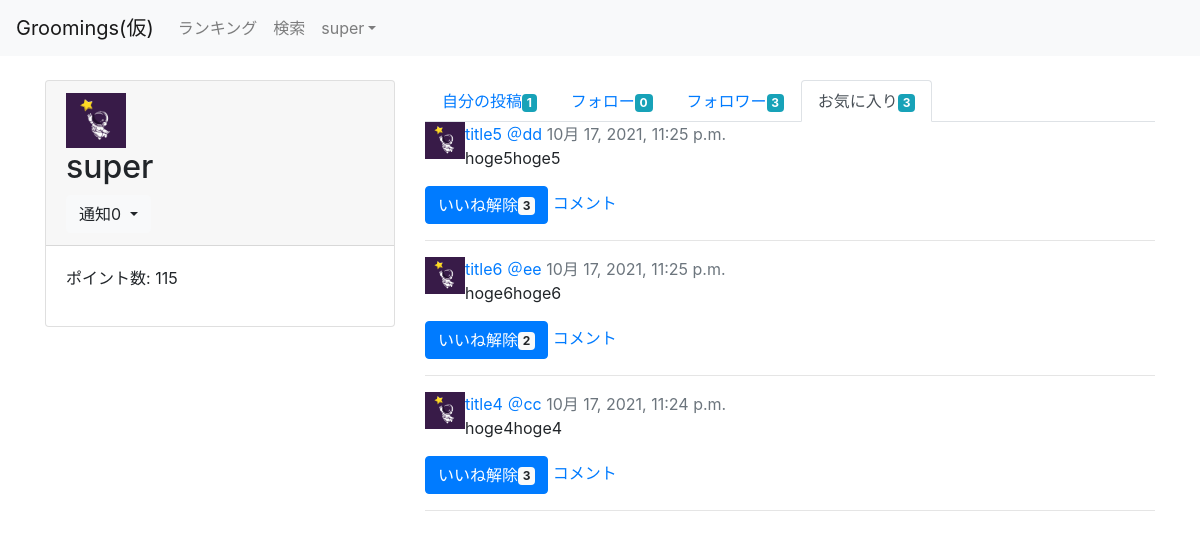
Before: /user/1/favo (signed in) with the older database file.
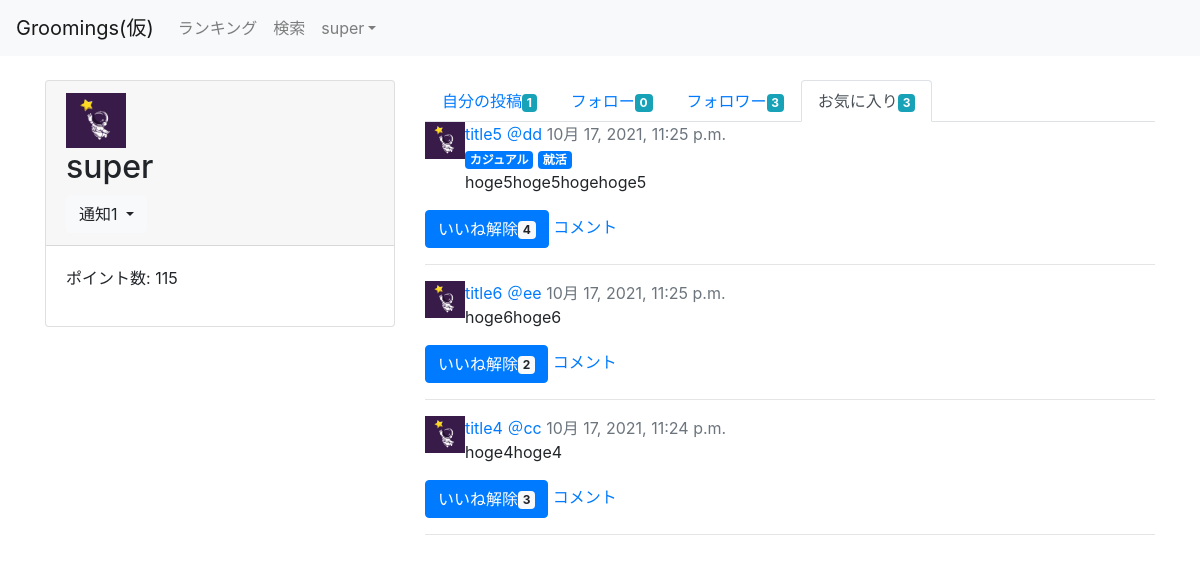
After: the same page with the newer database file.
### groomings/models.py (models this page shows, shortened)
class Date(models.Model):
    created_at = models.DateTimeField(default=now)
    class Meta:
        abstract = True

class Post(Date):
    title = models.CharField(max_length=30)
    image1 = models.FileField(upload_to='post_image/', null=True, blank=True)
    image2 = models.FileField(upload_to='post_image/', null=True, blank=True)
    image3 = models.FileField(upload_to='post_image/', null=True, blank=True)
    text = models.TextField()
    user = models.ForeignKey(
        'User', on_delete=models.CASCADE, related_name="user_post"
    )
    favorite = models.ManyToManyField(User, related_name="user_favo_post")
    category = models.CharField(max_length=15, default='カテゴリーなし')
    class Meta:
        db_table = 'post'

class User(AbstractBaseUser, PermissionsMixin):
    username = models.CharField(max_length=150)
    email = models.EmailField(max_length=255, unique=True)
    image = models.FileField(upload_to='user_image/', null=True, blank=True)
    point = models.IntegerField(default=50, validators=[MinValueValidator(0)])
    follow = models.ManyToManyField(
        'self', blank=True, symmetrical=False, related_name="follower"
    )
    is_active = models.BooleanField(default=True)
    is_staff = models.BooleanField(default=False) # 管理画面にログインできるかどうか
    USERNAME_FIELD = 'email' # このテーブルのレコードを一意に識別
    REQUIRED_FIELDS = ['username'] # スーパーユーザー作成時に入力する(emailとパスワードは必須だからそれ以外で)
    objects = UserManager()
    class Meta:
        db_table = 'user'

class Tag(models.Model):
    name = models.CharField(max_length=20, unique=True)
    post = models.ManyToManyField('Post', related_name="having_tags")
    class Meta:
        db_table = 'tag'

### groomings/views.py (the view)
# urls.py: path(r'user/<int:user_id>/favo', views.user_favo, name='user_favo'), # ユーザーのお気に入り投稿ページ
@login_required
def user_favo(request, user_id):
    user = User.objects.get(pk=user_id)
    my_follows = request.user.follow.all()
    favo_posts = user.user_favo_post.all()
    notifys = Notify.objects.filter(user=request.user).order_by('-created_at')
    return render(request, 'groomings/user_favo.html', context={"page_owner": user, "my_follows": my_follows, 'favo_posts': favo_posts, "notifys": notifys})

### groomings/templatetags/tag_event.py (called while the page is built)
@register.filter(name="count_favo")
def count_favo(post):
    return post.favorite.all().count()

@register.filter(name="count_follow")
def count_follow(user):
    return user.follow.all().count()

@register.filter(name="count_follower")
def count_follwer(user):
    return user.follower.all().count()

@register.filter(name="count_my_post")
def count_my_post(user):
    return user.user_post.all().count()

@register.filter(name="count_my_favo")
def count_my_favo(user):
    return user.user_favo_post.all().count()

@register.filter(name="count_unvisit")
def count_unvisit(notifys):
    return notifys.filter(is_visited=False).count()

### groomings/templates/groomings/user_favo.html (shortened to what this page needs)
{% extends "groomings/_user.html" %}
{% load tag_event %}
{% block posts %}
  <ul class="nav nav-tabs">
    <li class="nav-item"><a href="{% url 'groomings:user' page_owner.id %}" class="nav-link">自分の投稿<span class="badge badge-info">{{ page_owner | count_my_post }}</span></a></li>
    <li class="nav-item"><a href="{% url 'groomings:followee' page_owner.id %}" class="nav-link">フォロー<span class="badge badge-info">{{ page_owner | count_follow }}</span></a></li>
    <li class="nav-item"><a href="{% url 'groomings:follower' page_owner.id %}" class="nav-link">フォロワー<span class="badge badge-info">{{ page_owner | count_follower }}</span></a></li>
    <li class="nav-item"><a href="{% url 'groomings:user_favo' page_owner.id %}" class="nav-link active">お気に入り<span class="badge badge-info">{{ page_owner | count_my_favo }}</span></a></li>
  </ul>
  <ul class="list-unstyled">
    {% for post in favo_posts %}
      <li class="media mb-3 post">
          {% if post.user.image %}
          <img src="{{ post.user.image.url }}" width="40px">
          {% else %}
          <img src="/media/static/default.png" width="40px">
          {% endif %}
          <div class="media-body">
              <a href="{% url 'groomings:post_detail' post.id %}">{{ post.title }}</a>
              <a href="{% url 'groomings:user' post.user.id %}">＠{{ post.user.username }}</a>
              <span class="text-muted">{{ post.created_at }}</span><br>
              {% for tag in post.having_tags.all %}
              <span class="badge badge-primary">{{ tag.name }}</span>
              {% endfor %}
              <div>
                  {{ post.text }}
              </div>
          </div>
      </li>
      {% if request.user.is_authenticated %}
          {% if request.user in post.favorite.all %}
          <a href="{% url 'groomings:favorite' post.id %}" class="btn btn-primary">いいね解除<span class="badge badge-light">{{ post | count_favo }}</span></a>
          {% else %}
          <a href="{% url 'groomings:favorite' post.id %}" class="btn btn-outline-primary">いいね<span class="badge badge-light">{{ post | count_favo }}</span></a>
          {% endif %}
      {% endif %}
      {% if request.user.is_authenticated %}
          <a href = "{% url 'groomings:post_detail' post.id %}">コメント</a>
      {% endif %}
      <hr>
    {% endfor %}
  </ul>
{% endblock %}

### groomings/templates/groomings/_user.html (shortened to what this page needs)
{% extends "groomings/base.html" %}
{% load tag_event %}
{% block content %}
  <div class="row">
    <div class="col-md-4">
      <div class="card">
        <div class="card-header">
          {% if page_owner.image %}
            <img src="{{ page_owner.image.url }}" alt="" width="60px">
          {% else %}
            <img src="/media/static/default.png" alt="" width="60px">
          {% endif %}
          <h2>{{ page_owner.username }}</h2>
          {% if page_owner == request.user %}
            <div class="dropdown notify">
              <button type="button" class="btn btn-light dropdown-toggle" data-toggle="dropdown">
                  通知{{ notifys | count_unvisit }}
              </button>
            </div>
          {% endif %}
        </div>
        <div class="card-body">
          <p>ポイント数: {{ page_owner.point }}</p>
        </div>
      </div>
    </div>
    <div class="col-md-8">
      {% block posts %}{% endblock %}
    </div>
  </div>
{% endblock %}

Changed rows visible on the page:
changed Post "title5": gains Tag (name "カジュアル"); gains Tag (name "就活"); text "hoge5hoge5" → "hoge5hoge5hogehoge5"; id "3" → "4"
Other visible differences:
{{ notifys | count_unvisit }}: "0" → "1"
